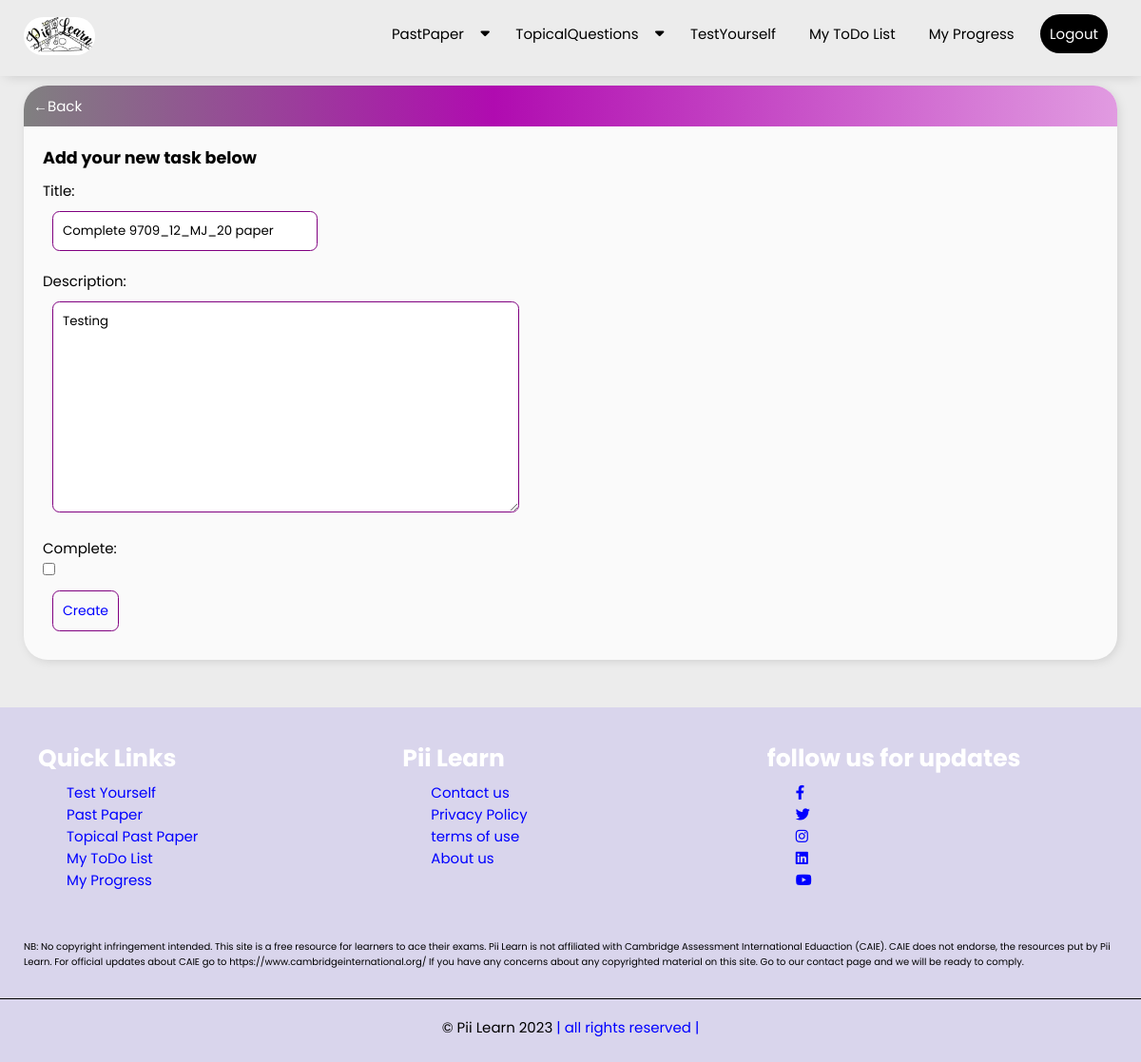
Page /my_to_do_list/update_task/23/ (signed in) on the committed database.
### examsolution/models.py (models this page shows, shortened)
class website_pics(models.Model):
    website_logo = models.ImageField(null=True,upload_to='WesbitePics')

class UserTask(models.Model):
    user = models.ForeignKey(User, on_delete=models.CASCADE)
    title = models.CharField(max_length=200)
    description = models.TextField()
    complete = models.BooleanField(default=False)
    created = models.DateTimeField(auto_now_add=True)
    class Meta:
        ordering = ['complete']

### examsolution/views.py (the view)
# urls.py: path('my_to_do_list/update_task/<int:pk>/',UserTaskUpdate.as_view(),name='update_task'),
class UserTaskUpdate(LoginRequiredMixin,UpdateView):
    model = UserTask
    fields = ['title','description','complete']
    success_url = reverse_lazy('examsolution:my_to_do_list')
    def get_context_data(self,**kwargs):
        context = super().get_context_data(**kwargs)
        website_logo = website_pics.objects.get(id=1)
        context['website_logo'] = website_logo
        return context

### examsolution/templates/examsolution/usertask_form.html (shortened to what this page needs)
{% extends 'examsolution/base.html' %}
{% load static %}
{% block content %}
<div class="piilearn_wrap_container">
    <div class="header_bar">
        <a href="{% url 'examsolution:my_to_do_list' %}">&#8592;Back</a>
    </div>
    <div class="card-body">
        <h3>Add your new task below</h3>
        <form method="POST" action="">
            {{form.as_p}}
            <input type="submit" value="Create" class="all_buttons">
        </form>
    </div>
</div>
{% endblock content %}

### examsolution/templates/examsolution/base.html (shortened to what this page needs)
<!DOCTYPE html>
{% load static %}
<html lang="en">
<head>
    <link rel="stylesheet" href="https://cdnjs.cloudflare.com/ajax/libs/font-awesome/6.3.0/css/all.min.css" />
    <link rel="stylesheet" href="{% static 'examsolution/css/style.css' %}">
    <link rel="stylesheet" href="https://cdn.jsdelivr.net/npm/swiper@9/swiper-bundle.min.css"/>
</head>
<body>
    <section class="header" style="webkik-box-shadow: 2px 2px 13px -4px rgba(0,0,0,0.21);
    box-shadow: 2px 2px 13px -4px rgba(0,0,0,0.21);">
        <nav class="menu_bar">
            <a class="logo" href=" {% url 'examsolution:home' %} "><img src="{% static website_logo.website_logo %}"  alt="" style="max-height:40px" id="website_logo"></a>
            <ul class="nav-menu">
                <li><a href=" {% url 'examsolution:past_papers' %}">PastPaper  <i class="fas fa-caret-down" id="drop-4"></i></a>
                </li>
                <li><a href=" {% url 'examsolution:topical_past_paper' %}">TopicalQuestions  <i class="fas fa-caret-down" id="drop-2"></i></a>
                </li>
                <li><a href=" {% url 'examsolution:test_yourself' %} ">TestYourself {% comment %}<i class="fas fa-caret-down" id="drop-3"></i>{% endcomment %}</a>
                </li>
                <li><a href=" {% url 'examsolution:my_to_do_list' %} ">My ToDo List</a></li>
                <li><a href="{% url 'examsolution:my_progress' %}">My Progress</a></li>
                {% if request.user.is_authenticated %}
                    <li style="margin-bottom:1rem;"><a id="base_logout_link" href=" {% url 'examsolution:logout' %} ">Logout</a></li>
                {% else %}
                    <li style="margin-bottom:1rem;"><a id="base_login_link" href=" {% url 'examsolution:login' %} ">Login</a></li>
                    <li style="margin-bottom:1rem;"><a id="base_sign_up_link" href=" {% url 'examsolution:register' %} ">Signup</a></li>
                {% endif %}
            </ul>
        </nav>
    </section>
    {% block content %}{% endblock content %}
    <section class="footer">
        <div class="box-container">
            <div class="box">
                <h3>Quick Links</h3>
                <a href="{% url 'examsolution:test_yourself' %}">Test Yourself</a>
                <br>
                <a href="{% url 'examsolution:past_papers' %}">Past Paper</a>
                <br>
                <a href="{% url 'examsolution:topical_past_paper' %}">Topical Past Paper</a>
                <br>
                <a href=" {% url 'examsolution:my_to_do_list' %} ">My ToDo List</a>
                <br>
                <a href="{% url 'examsolution:my_progress' %}">My Progress</a>
                <br>
                <br>
            </div>
            <div class="box">
                <h3>Pii Learn</h3>
                <a href="{% url 'examsolution:contact_us' %}">Contact us</a>
                <br>
                <a href="{% url 'examsolution:privacy' %}">Privacy Policy</a>
                <br>
                <a href="{% url 'examsolution:terms_of_use' %}">terms of use</a>
                <br>
                <a href="{% url 'examsolution:about_us' %}">About us</a>
            </div>
            <div class="box">
                <h3>follow us for updates</h3>
                <a href="#"><i class="fab fa-facebook-f"></i></a>
                <br>
                <a href="#"><i class="fab fa-twitter"></i></a>
                <br>
                <a href="https://www.instagram.com/piilearn/" target="_blank"><i class="fab fa-instagram"></i></a>
                <br>
                <a href="#"><i class="fab fa-linkedin"></i></a>
                <br>
                <a href="https://youtube.com/@PiiLearn" target="_blank"><i class="fab fa-youtube"></i></a>
            </div>
        </div>
        <div class="disclaimer">
            <p>
                NB: No copyright infringement intended. This site is a free resource for learners
                to ace their exams. Pii Learn is not affiliated with Cambridge Assessment International Eduaction (CAIE).
                CAIE does not endorse, the resources put by Pii Learn. For official updates about CAIE go to https://www.cambridgeinternational.org/
                If you have any concerns about any copyrighted material on this site. Go to our contact page
                and we will be ready to comply.
            </p>
        </div>
        <div class="copy_right"> &copy Pii Learn 2023 <span>| all rights reserved |</span></div>
    </section>
</body>
</html>

### examsolution/static/examsolution/css/style.css (style rules this page uses)
:root { --main-color: #ececec; --black: #222; --white: #fff; --light--black: #777; --dark-bg: #eee; --border: .1rem solid var(--black); --box-shadow: 0 .5rem 1rem rgba(20, 16, 20, 1); --text-shadow: 0 1.5rem 3rem rgba(0,0,0,.3); }
* { font-family: 'Poppins', sans-serif; margin: 0; padding: 0; box-sizing: border-box; outline: none; border: none; text-decoration: none; text-transform: none; }
html { font-size: 62.5%; overflow-x: hidden; background-color: var(--main-color); }
.header { top: 0; left: 0; right: 0; z-index: 1000; position:fixed; }
.menu_bar { background-color: var(--main-color); height: 80px; width: 100%; display: flex; align-items: center; justify-content: space-between; padding: 0 2.5rem; }
.menu_bar a img#website_logo { border-radius: 2rem; }
.menu_bar ul { list-style: none; display: flex; }
.menu_bar ul li { padding: 10px 10px; position: relative; }
.menu_bar ul li a { color: black; text-decoration: none; font-size: 1.5rem; background-color: white hidden; padding: .75rem; border-radius: 2.5rem hidden; transition: all 0.6s; }
.fas { float: right; margin-left: 10px; padding-top: 3px; }
#base_logout_link,#base_login_link { background-color: black !important; border-radius: 2.5rem !important; color: white !important; padding: 1rem !important; }
.footer { background-size: cover; background-position: center; background-color: rgba(93, 63, 228, 0.133); }
.footer .box-container { margin-bottom: 2.5rem; margin-left: 2.5rem; margin-right: 2.5rem; display:grid; grid-template-columns: repeat(auto-fit,minmax(25rem,1fr)); }
.footer .box-container .box { margin-top: 2.5rem; margin-left: 0.5rem; padding: 1rem; }
.footer .box-container .box h3 { color: var(--white); font-size: 2.5rem; padding-bottom: 0.5rem; }
.footer .box-container .box a { color: blue; font-size: 1.5rem; padding-bottom: 1rem; }
.footer .box-container .box a { color: blue; margin-left: 3rem; }
.footer .disclaimer { margin-left: 2.5rem; margin-right: 2.5rem; }
.footer .disclaimer p { font-size: 1rem; text-transform: none; }
.footer .copy_right { text-align: center; padding-top: 1.75rem; margin-top: 3rem; padding-bottom: 2.5rem; border-top: .1rem solid black; font-size: 1.5rem; color: black; }
.footer .copy_right span { color: blue; }
.piilearn_wrap_container { margin: auto; margin-top: 9rem; margin-bottom: 5rem; margin-left: 2.5rem; margin-right: 2.5rem; background-color: #FAFAFA; -webkik-box-shadow: 2px 2px 13px -4px rgba(0,0,0,0.21); box-shadow: 2px 2px 13px -4px rgba(0,0,0,0.21); text-transform: none; border-radius: 2.5rem; }
.header_bar { padding: 1rem; display: flex; justify-content: space-between; color: white; border-radius: 2.5rem 2.5rem 0 0; background: linear-gradient(90deg,rgb(128, 128, 128) 0%,rgb(176, 11, 176) 43%, rgb(225, 155, 225) 100%); }
.header_bar a { color: #fff; text-decoration: none; font-size: 1.5rem; }
.piilearn_wrap_container input[type=text], .piilearn_wrap_container input[type=password],.piilearn_wrap_container textarea { border: 1px solid purple; border-radius: 0.75rem; padding: 10px; margin: 1rem; }
.piilearn_wrap_container label { padding-top: 10px !important; display: block; }
.all_buttons { border: 1px solid purple; background-color: #FAFAFA; color: blue; padding: 10px; font-size: 14px; border-radius: 0.75rem; cursor: pointer; text-decoration: none; margin: 1rem; }
.card-body { padding: 2rem; font-size: 1.5rem; text-transform: none; }

### rows in the picture
website_pics: website_logo (picture)
UserTask: title "Complete 9709_12_MJ_20 paper", description "Testing"
